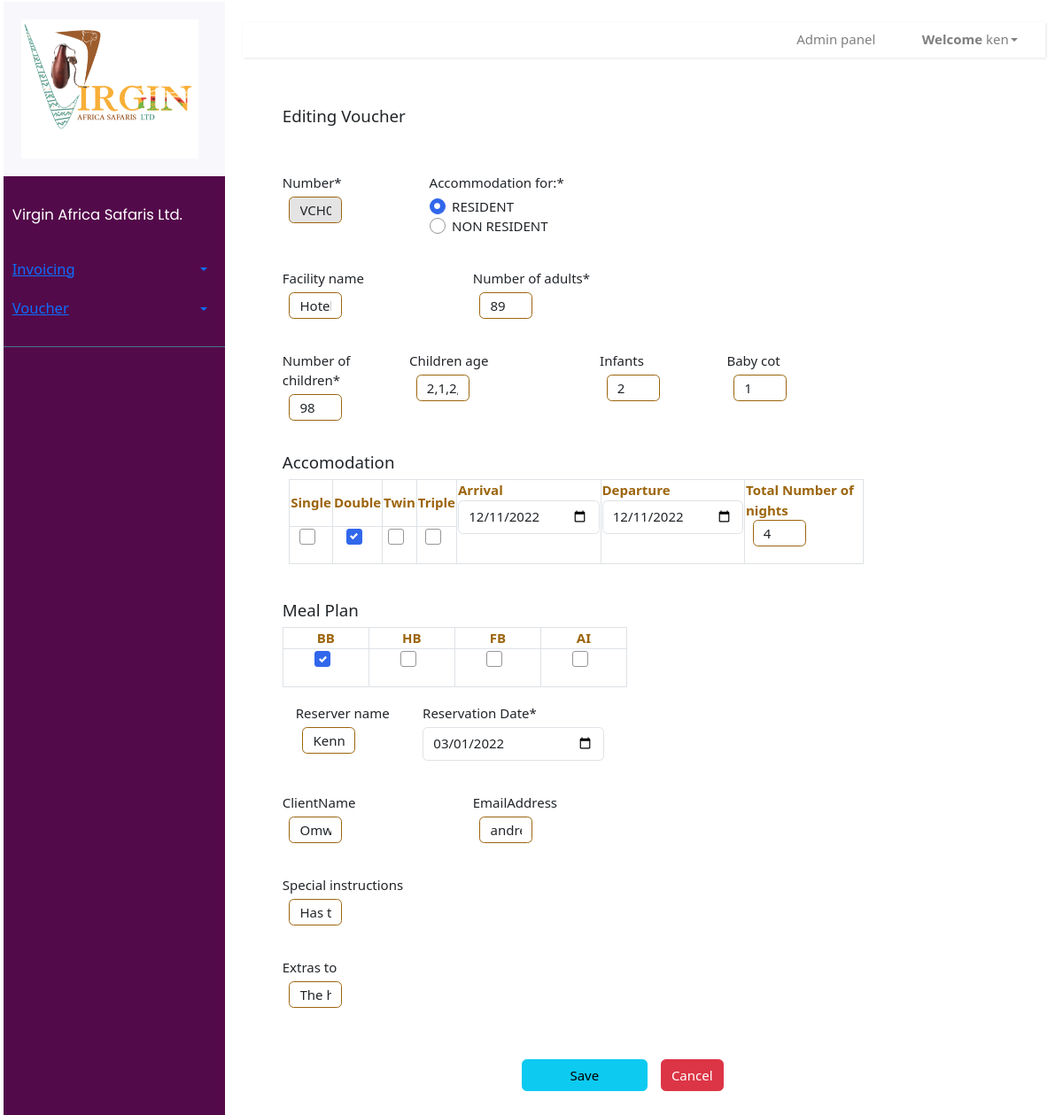
/voucher/vouchers/edit-voucher/vch00001-c1d8daaaa1c0 (signed in), run on an earlier commit of the app's database.
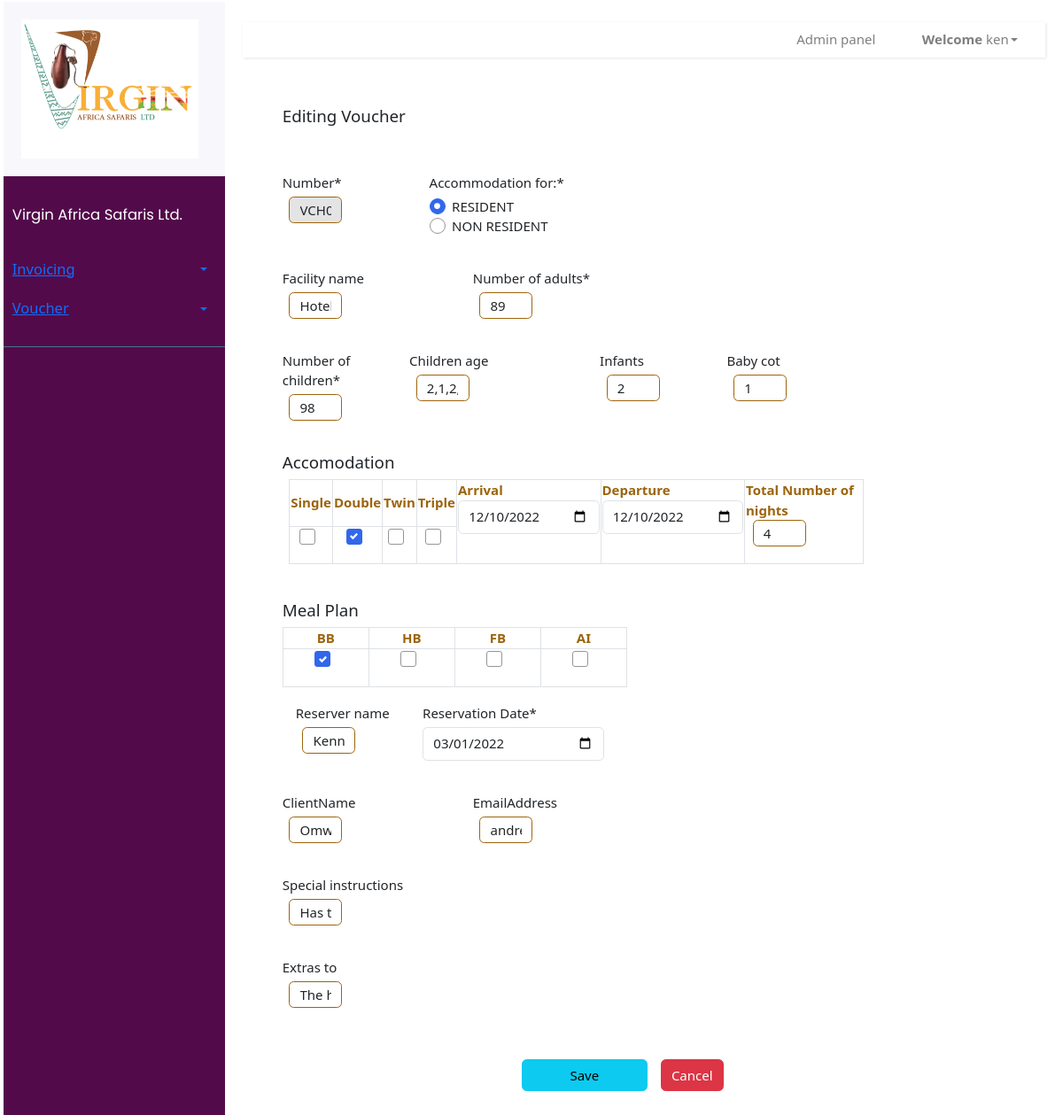
And on a later commit of the database.
### voucher/models.py (models this page shows, shortened)
class Voucher(models.Model):
    TERMS = [
        ('Immediate', 'Immediate'),
        ('15 days', '15 days'),
        ('30 days', '30 days'),
    ]
    STATUS = [
        ('CANCELLED', 'CANCELLED'),
        ('EMAIL_SENT', 'EMAIL_SENT'),
        ('AMMENDED', 'AMMENDED'),
        ('NEW','NEW')
    ]
    types = [
        ('RESIDENT', 'RESIDENT'),
        ('NON RESIDENT', 'NON RESIDENT'),
    ]
    number = models.CharField(
        null=False, default=increment_voucher_number, blank=False, max_length=100, unique=True)
    facility_name = models.CharField(null=True, blank=True, max_length=500)
    number_of_adults = models.CharField(
        default='0', max_length=100)
    number_of_children = models.CharField(
        default='0', max_length=100)
    children_age = models.CharField(null=True, blank=True, max_length=500)
    infants = models.CharField(null=True, blank=True, max_length=500)
    baby_cot = models.CharField(null=True, blank=True, max_length=500)
    extras_to = models.CharField(null=True, blank=True, max_length=500)
    special_instructions = models.CharField(
        null=True, blank=True, max_length=500)
    reserver_name = models.CharField(null=True, blank=True, max_length=500)
    reservation_date = models.DateField(null=True, blank=True, max_length=500)
    arrival = models.DateTimeField(blank=True, null=True)
    departure = models.DateTimeField(blank=True, null=True)
    number_of_nights = models.CharField(blank=True, null=True, max_length=12)
    accommodation_type = models.CharField(
        choices=types, default='RESIDENT', max_length=19)
    voucher_status = models.CharField(
        choices=STATUS, default='NEW', null = True, blank=True, max_length=19)
    single = models.BooleanField()
    double = models.BooleanField()
    triple = models.BooleanField()
    twin = models.BooleanField()
    hb = models.BooleanField()
    fb = models.BooleanField()
    bb = models.BooleanField()
    ai = models.BooleanField()
    client = models.ForeignKey(
        Client, blank=True, null=True, on_delete=models.SET_NULL)
    uniqueId = models.CharField(null=True, blank=True, max_length=100)
    slug = models.SlugField(max_length=500, unique=True, blank=True, null=True)
    date_created = models.DateTimeField(blank=True, null=True)
    last_updated = models.DateTimeField(blank=True, null=True)

### voucher/views.py (the view, shortened to what this page needs)
# urls.py: path('vouchers/edit-voucher/<slug:slug>',voucher_views.edit_voucher, name='edit-voucher'),
@login_required
def edit_voucher(request, slug):
    voucher = Voucher.objects.filter(slug=slug).first()
    clients = Client.objects.filter(voucher=voucher).first()
    form = VoucherForm(instance=voucher)
    client_form = ClientForm(instance=clients)
    return render(request, 'voucher/edit_voucher.html', context={"form": form, "client_form": client_form,"voucher":voucher})

### invoice/forms.py
class ClientForm(forms.ModelForm):
    class Meta:
        model = Client
        fields = ['clientName', 'address',
                  'postalCode', 'phoneNumber', 'emailAddress']

### templates/voucher/edit_voucher.html (shortened to what the changed rows need)
{% extends 'index.html' %} {% load static %} {% load crispy_forms_tags %}
{% block content %} {% block css %}
<link href="{% static 'assets/css/bootstrap.min.css' %}" rel="stylesheet" />
{% endblock %} {% block main %}
<div class="container py-5 create-form-box pl-5">
  <br/>
  <br/>
  <div class="row">
    <form method="POST" class="col-12" id="voucher_form">
       <div class="form-row">
        <div class="form-group col-2">{{ form.number|as_crispy_field }}</div>
         <div class="form-group col-3 ml-4">{{ form.accommodation_type|as_crispy_field }}</div>
        </div>
        <div class="form-row">
        <div class="form-group col-3">{{ form.facility_name|as_crispy_field }}</div>
        <div class="form-group col-2">{{ form.number_of_adults|as_crispy_field }}</div>
      </div>
      <div class="form-row">
        <div class="form-group col-2">{{ form.number_of_children|as_crispy_field }}</div>
        <div class="form-group col-3">{{ form.children_age|as_crispy_field }}</div>
        <div class="form-group col-2">{{ form.infants|as_crispy_field }}</div>
        <div class="form-group col-3">{{ form.baby_cot|as_crispy_field }}</div>
        </div>
        <div class="form-row">
        <br/>
        <div class="form-group col-11">
          <table class="table-bordered col-md-10 ml-2">
           <tr>
               <th>Single</th>
                <th>Double</th>
                <th>Twin</th>
               <th>Triple</th>
               <th rowspan="2" style="vertical-align:top">Arrival {{ form.arrival|as_crispy_field }}</th>
               <th rowspan="2" style="vertical-align:top">Departure {{ form.departure|as_crispy_field }}</th>
               <th rowspan="2" style="vertical-align:top">Total Number of nights {{ form.number_of_nights|as_crispy_field }}</th>
           </tr>
       </table>
        </div>
       </div>
<br/>
            <div class="form-row meal_plan">
         <div class="form-group col-11">
        <table class = " table-bordered col-6 ">
                  <tr>
                      <th style="text-align:center">BB</th>
                     <th style="text-align:center">HB</th>
                     <th style="text-align:center">FB</th>
                     <th style="text-align:center">AI</th>
                  </tr>
              </table>
              </div>
        </div>
        <div class="form-row">
         <div class="form-group col-2 ml-3">{{ form.reserver_name|as_crispy_field }}</div>
         <div class="form-group col-3 mr-2">{{ form.reservation_date|as_crispy_field }}</div>
      </div>
       <div class="form-row">
        <div class="form-group col-9">{{ form.special_instructions|as_crispy_field }}</div>
      </div>
       <div class="form-row">
        <div class="form-group col-9">{{ form.extras_to|as_crispy_field }}</div>
      </div>
      <br />
    </form>
  </div>
  </div>
  {% endblock %}
</div>
{% endblock%}

What changed in the data, as far as the page shows it:
changed Voucher "Accommodation for: * RESIDENT NON RESIDENT": arrival "12/11/2022" → "12/10/2022"; departure "12/11/2022" → "12/10/2022"
